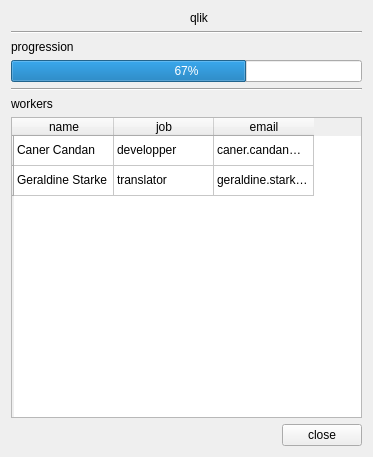
<ui version="4.0" >
 <class>About</class>
 <widget class="QWidget" name="About" >
  <property name="geometry" >
   <rect>
    <x>0</x>
    <y>0</y>
    <width>373</width>
    <height>457</height>
   </rect>
  </property>
  <property name="windowTitle" >
   <string>about</string>
  </property>
  <layout class="QGridLayout" >
   <item row="0" column="0" >
    <layout class="QVBoxLayout" >
     <item>
      <layout class="QHBoxLayout" >
       <item>
        <widget class="QLabel" name="label_3" >
         <property name="text" >
          <string/>
         </property>
         <property name="pixmap" >
          <pixmap>../images/logo.png</pixmap>
         </property>
        </widget>
       </item>
       <item>
        <widget class="QLabel" name="label_4" >
         <property name="text" >
          <string>qlik</string>
         </property>
         <property name="alignment" >
          <set>Qt::AlignLeading|Qt::AlignLeft|Qt::AlignTop</set>
         </property>
        </widget>
       </item>
      </layout>
     </item>
     <item>
      <widget class="Line" name="line_2" >
       <property name="orientation" >
        <enum>Qt::Horizontal</enum>
       </property>
      </widget>
     </item>
     <item>
      <widget class="QLabel" name="label_2" >
       <property name="text" >
        <string>progression</string>
       </property>
      </widget>
     </item>
     <item>
      <widget class="QProgressBar" name="progressBar" >
       <property name="value" >
        <number>67</number>
       </property>
      </widget>
     </item>
     <item>
      <widget class="Line" name="line" >
       <property name="orientation" >
        <enum>Qt::Horizontal</enum>
       </property>
      </widget>
     </item>
     <item>
      <widget class="QLabel" name="label" >
       <property name="text" >
        <string>workers</string>
       </property>
      </widget>
     </item>
     <item>
      <widget class="QTableWidget" name="tableWidget" >
       <property name="enabled" >
        <bool>true</bool>
       </property>
       <property name="editTriggers" >
        <set>QAbstractItemView::NoEditTriggers</set>
       </property>
       <property name="tabKeyNavigation" >
        <bool>false</bool>
       </property>
       <row>
        <property name="text" >
         <string/>
        </property>
        <property name="icon" >
         <iconset>../images/user_gray.png</iconset>
        </property>
       </row>
       <row>
        <property name="text" >
         <string/>
        </property>
        <property name="icon" >
         <iconset>../images/user.png</iconset>
        </property>
       </row>
       <column>
        <property name="text" >
         <string>name</string>
        </property>
       </column>
       <column>
        <property name="text" >
         <string>job</string>
        </property>
       </column>
       <column>
        <property name="text" >
         <string>email</string>
        </property>
       </column>
       <item row="0" column="0" >
        <property name="text" >
         <string>Caner Candan</string>
        </property>
       </item>
       <item row="0" column="1" >
        <property name="text" >
         <string>developper</string>
        </property>
       </item>
       <item row="0" column="2" >
        <property name="text" >
         <string>caner.candan@localhost</string>
        </property>
       </item>
       <item row="1" column="0" >
        <property name="text" >
         <string>Geraldine Starke</string>
        </property>
       </item>
       <item row="1" column="1" >
        <property name="text" >
         <string>translator</string>
        </property>
       </item>
       <item row="1" column="2" >
        <property name="text" >
         <string>geraldine.starke@localhost</string>
        </property>
       </item>
      </widget>
     </item>
     <item>
      <layout class="QHBoxLayout" >
       <item>
        <spacer>
         <property name="orientation" >
          <enum>Qt::Horizontal</enum>
         </property>
         <property name="sizeHint" >
          <size>
           <width>40</width>
           <height>20</height>
          </size>
         </property>
        </spacer>
       </item>
       <item>
        <widget class="QPushButton" name="close" >
         <property name="text" >
          <string>close</string>
         </property>
        </widget>
       </item>
      </layout>
     </item>
    </layout>
   </item>
  </layout>
 </widget>
 <resources/>
 <connections/>
</ui>
